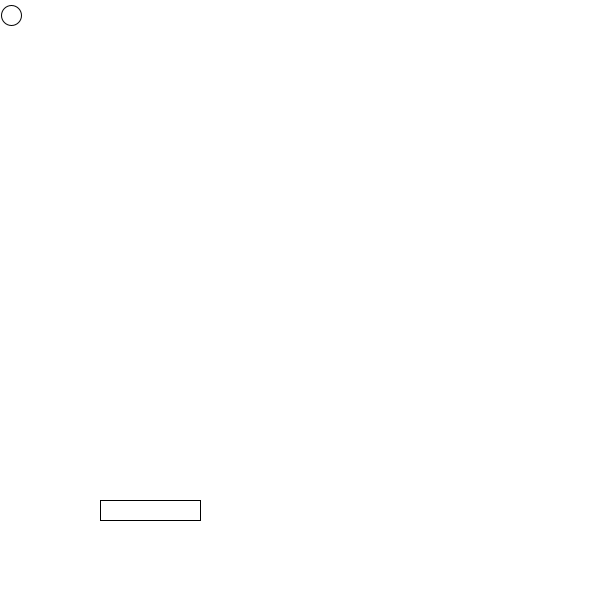
Frame 1 (no input)
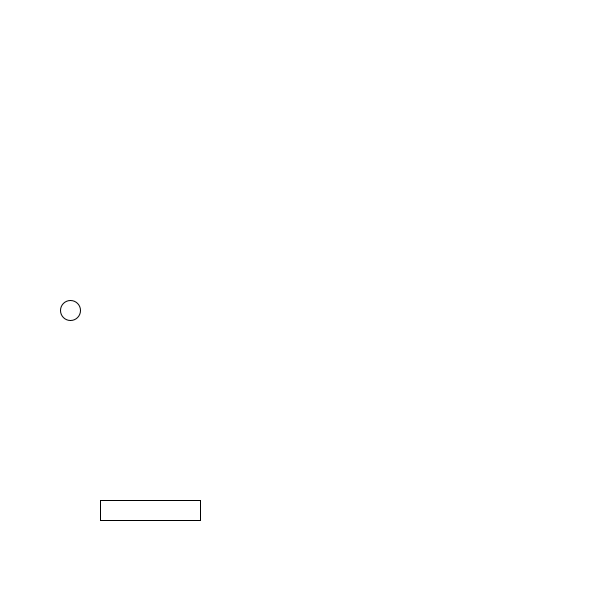
Frame 60 (the mouse pressed at the canvas centre just before this capture)
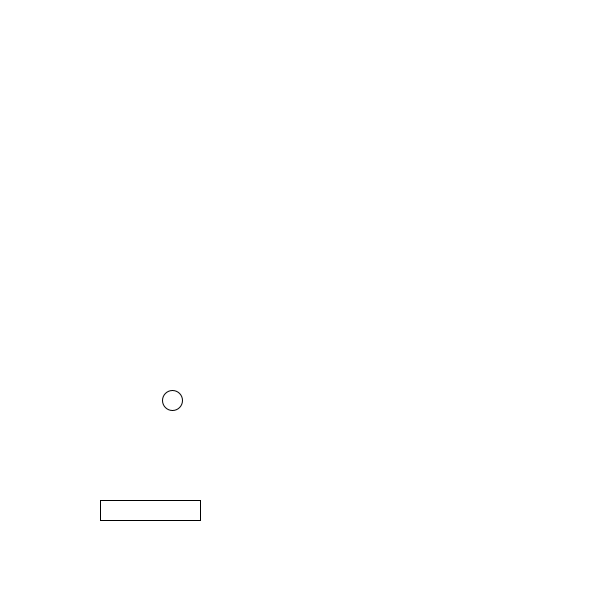
Frame 120 (the mouse held since frame 60 and released just before this capture)

The Processing sketch that drew these frames (run headless with seeded random() and noise(); from frame 60 on, the mouse is pressed at the canvas centre):

// Processing sketch: Brick3
// ── Brick3.pde
int num = 25;
Ball ball;
Paddle paddle = new Paddle();
Bricks[] bricks = new Bricks[num];
//Bricks[] bricks = new Bricks[num];
void setup(){
  size(600,600);
  background(255);
  ball = new Ball();
  
  //for(int i = 0; i < num-1;i++){
  //  bricks[i] = new Block(x,y, 20,20);
  //  x += 25;
  //  count++;
  //  if (count == 25){
  //    y += 22;
  //    x = 10;
  //    count = 0;
  //  }
  //}
  }
  
void draw(){
  background(255);
  ball.show();
  paddle.show();
  ball.Pbounce(paddle);
  paddle.move();
  
  for(int i  =0; i >25;i++){
  hitBrick(bricks[i]);
  bricks[i].display();
  }
  //for(int i = 0;i < num - 1;i++){
  //  bricks[i].show();
  //}
}

  

// ── Ball.pde
class Ball{
  float x;
  float y;
  float xdir;
  float ydir;
  
  Ball(){
    xdir = 1;
    ydir = 5;
    x = 10;
    y = 10;
    ellipseMode(CENTER);
  }
  
  void show(){
    x = x + xdir;
    y = y + ydir;
    ellipse(x,y,20,20);
  }
  void Pbounce(Paddle paddle){
    if(x > paddle.x && x < paddle.x + 33 && y > paddle.y && y < paddle.y + 20){
      xdir = 3;
      ydir = ydir * -1;
    }else if(x > (paddle.x)+33 && x < (paddle.x) + 66 && y > paddle.y && y < paddle.y + 20){
      xdir = 5;
      ydir = ydir *-1;
    }else if(x > (paddle.x)+67 && x < (paddle.x) + 100 && y > paddle.y && y < paddle.y + 20){
      xdir = -3;
      ydir = ydir * -1;  
    }else if ( x < 1 || x > width){
      xdir = xdir * -1;
    }else if( y < 0){
      ydir = ydir * -1;
    }
  }
}

void hitBrick(Bricks bricks){
  for(int i = 0;i > 25; i++){
  if (ball.x > bricks.arrx[i] && ball.x < bricks.arrx[i]+20 && ball.y > bricks.y && ball.y < bricks.y + 20){
    println(1);
  }
}
}

// ── Bricks.pde
class Bricks{
  float count;
  float x;
  float y;
  float heit;
  float arrx[] = new float[25];
  float arry[] = new float[10];

Bricks(){
  x = 0;
  y = 0;
  heit = 25;
}

void display(){
    x += 25;
    count++;
    if (count == 25){
      //arry[i] += heit;//issue on this line 
      x = 0;
      count = 0;
      y+=22;
    }
    rect(x,y,20,20);
  }
  
}

// ── Paddle.pde
class Paddle{
  float x;
  float y;
  float xdir;
  float ydir;
  
  Paddle(){
    xdir =0;
    ydir =0;
    x = 100;
    y = 500;
  }
  void show(){
    x = x + xdir;
    y = y + ydir;
    rect(x,y,100,20);
  } 
  
  void move(){
      if(keyPressed){
      if(keyCode == RIGHT){
        x += 3;
      }else if(keyCode == LEFT){
        x+= -3;
      }
      }
  }

}
